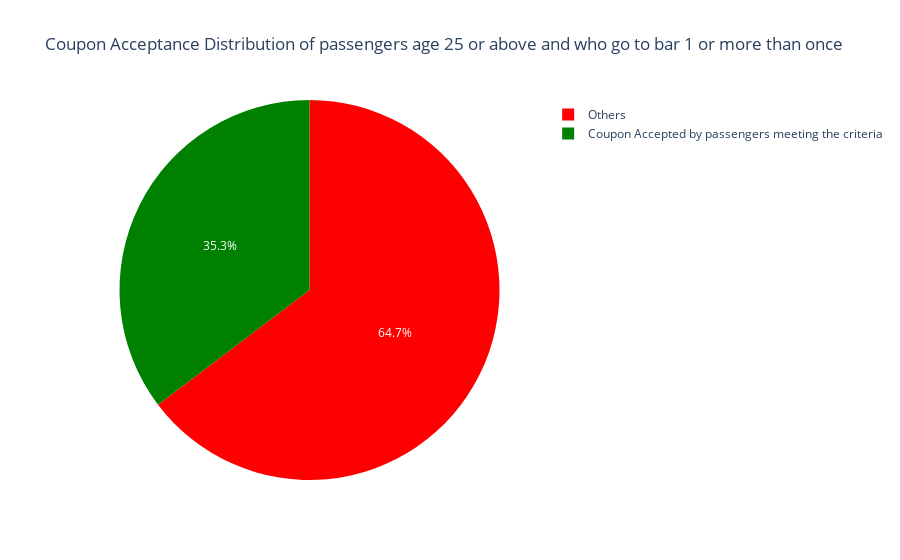

Write notebook code for a chart like this one.
### Markdown cell above
#### <span style='color:red'>Answer: Coupon acceptance rate of drivers who go to the bar 1 or more times and are over the age of 25 is almost half compared to the others</span>

### Code cell
#Create a Dataframe for the observations for accepted bar coupons where the drivers went to the bar 1 or more times and were over the age of 25
data_bar_accept_25_above_gteq_1 = data_bar_accept_coupons.query('age >25 and Bar in["1~3","gt8","4~8"]')  
#Calculate the proportion of observations that fit the criteria and Others
data_bar_accept_25_above_gteq_1_prop = pd.DataFrame({'Proportion':[len(data_bar_accept_25_above_gteq_1)/len(data_bar_accept_coupons), (len(data_bar_accept_coupons)-len(data_bar_accept_25_above_gteq_1))/len(data_bar_accept_coupons)],
                                                   'Category':["Coupon Accepted by passengers meeting the criteria","Others"]})
fig = px.pie(data_bar_accept_25_above_gteq_1_prop, values='Proportion',names='Category', title='Coupon Acceptance Distribution of passengers age 25 or above and who go to bar 1 or more than once',
            color_discrete_sequence=["red", "green", "blue", "goldenrod", "magenta"])
fig.show()

### Figure 1 — Plotly figure (JSON) as saved in the notebook; plotly's stock layout.template omitted (floating-point values rounded to 4 significant figures)
{"data": [{"domain": {"x": [0, 1], "y": [0, 1]}, "hovertemplate": "Category=%{label}<br>Proportion=%{value}<extra></extra>", "labels": ["Coupon Accepted by passengers meeting the criteria", "Others"], "legendgroup": "", "name": "", "showlegend": true, "type": "pie", "values": [0.3531, 0.6469]}], "layout": {"legend": {"tracegroupgap": 0}, "piecolorway": ["red", "green", "blue", "goldenrod", "magenta"], "title": {"text": "Coupon Acceptance Distribution of passengers age 25 or above and who go to bar 1 or more than once"}}}
